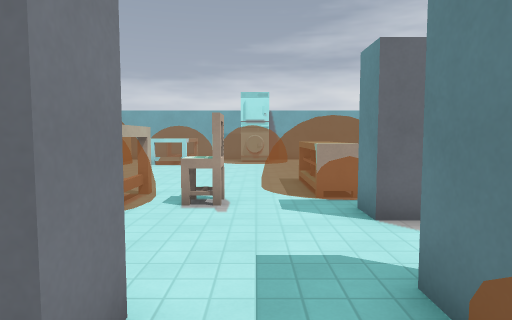
[1] (above)

24 first-person views from a walk through a Godot game level. The camera is 1.4 m above the floor, tilts 4° down and sees 75° across. The floor is counted in squares, 1 m on a side. Each view is taken from the middle of a square. On the plan, view 1 faces up. The plan holds only what a view shows up to about 15 squares ahead; the rest is blank. Characters and animated objects are not drawn. Surface patterns are stand-ins for the level's own textures.

[2]
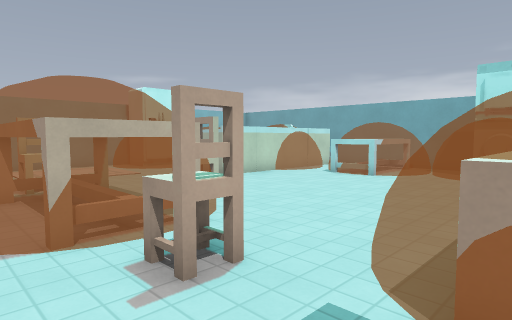

[3]
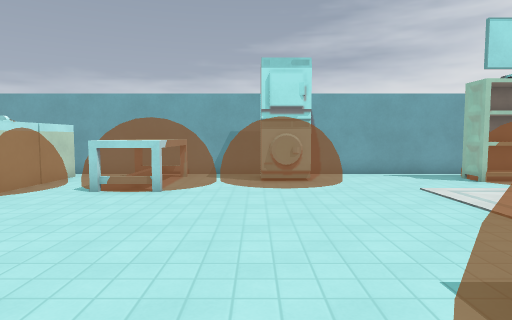

[4]
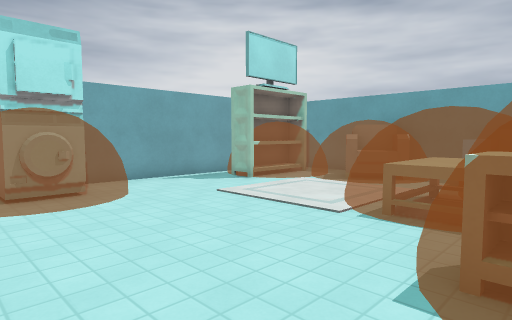

[5]
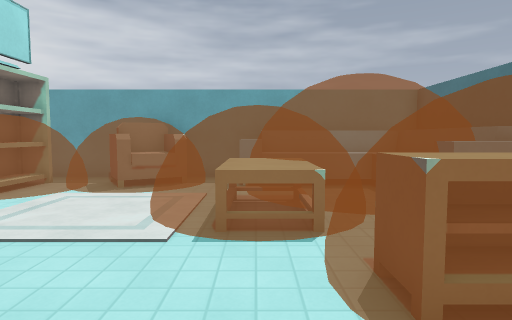

[6]
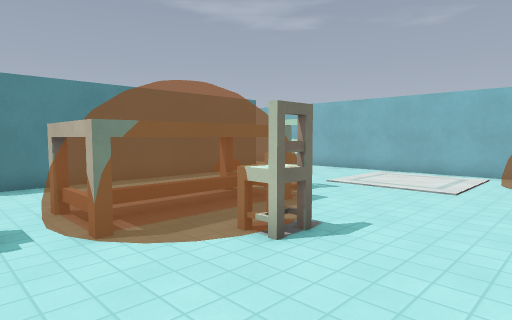

[7]
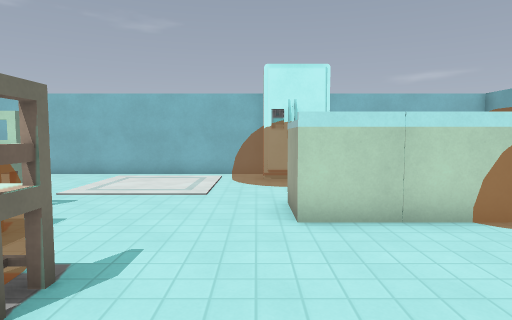

[8]
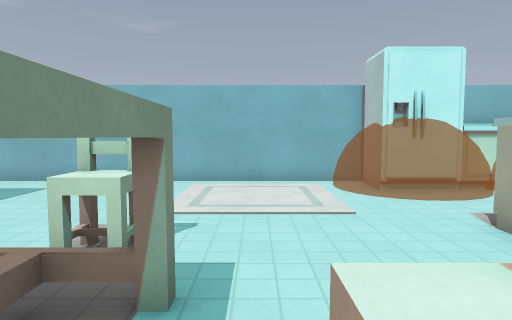

[9]
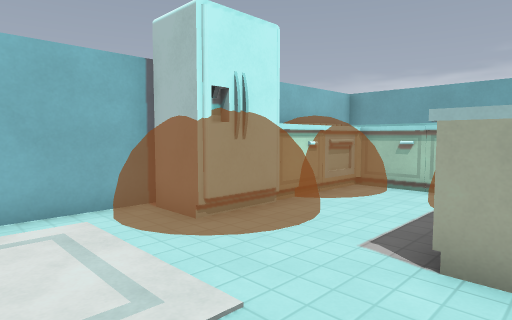

[10]
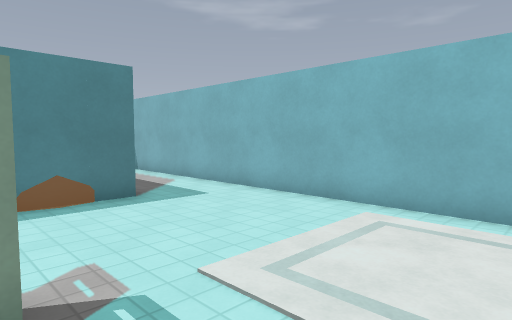

[11]
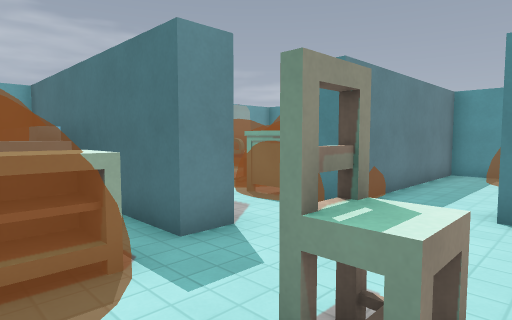

[12]
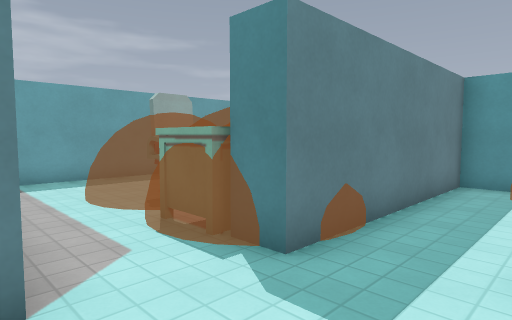

[13]
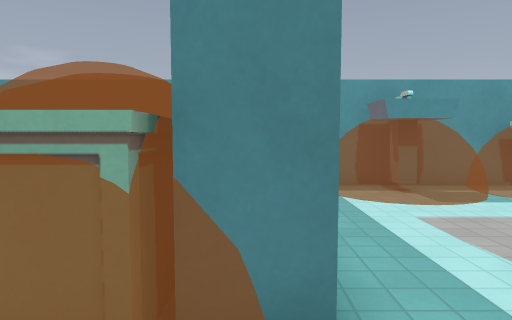

[14]
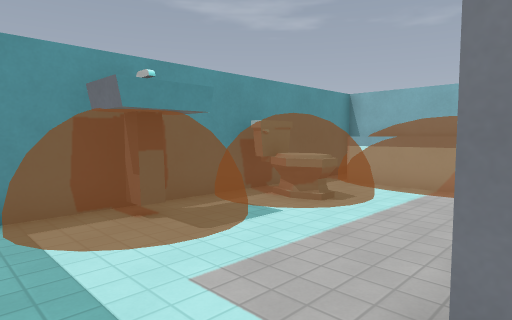

[15]
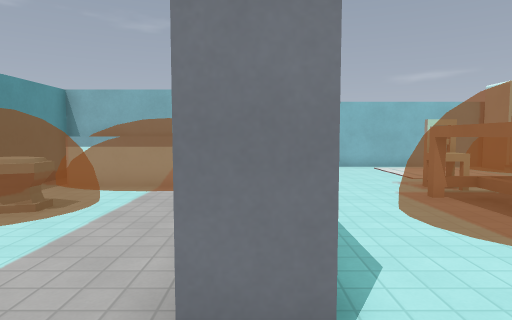

[16]
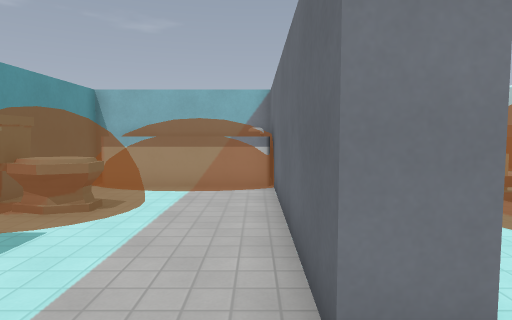

[17]
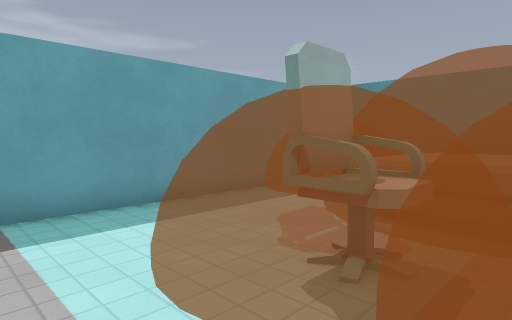

[18]
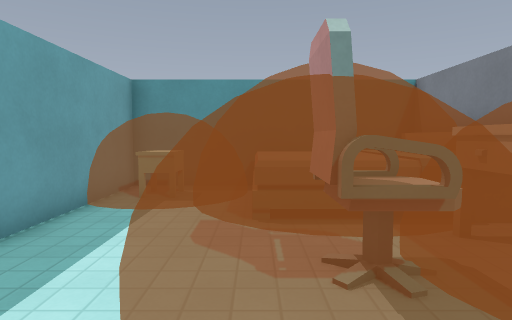

[19]
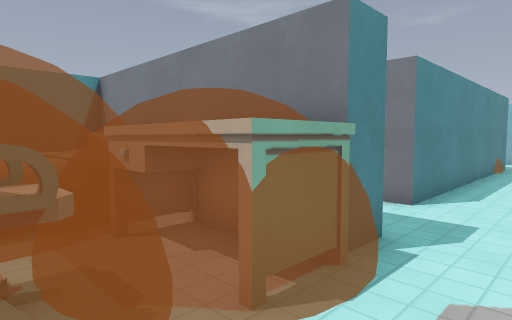

[20]
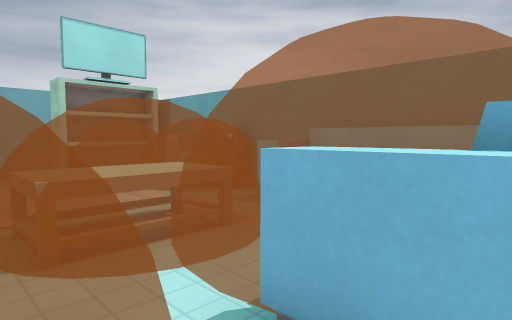

[21]
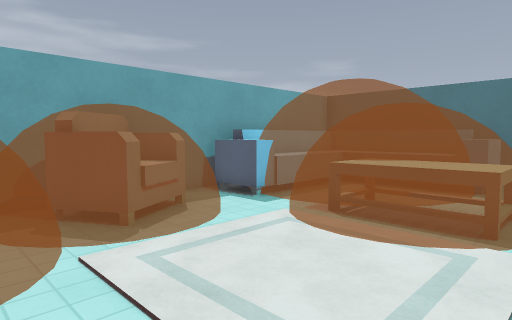

[22]
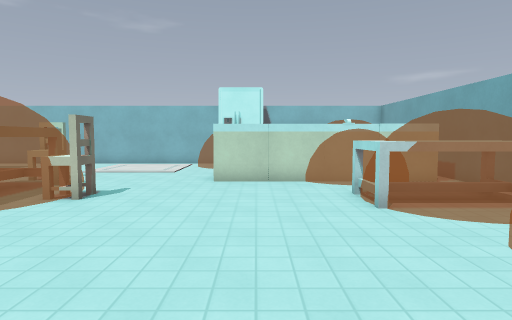

[23]
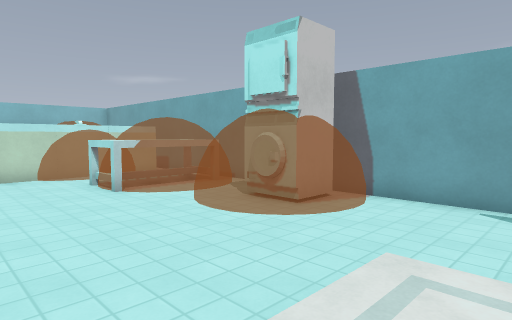

[24]
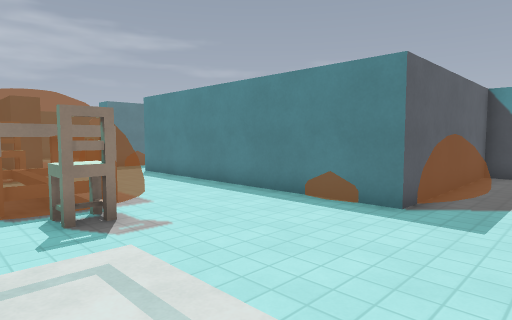

### Floor plan
Key: @ floor where view 1 was taken; # wall or solid block; . main floor; : floor 1 m higher than the main floor; / step, stairs or slope; = window, fence, low wall or low ledge; ^ raised ledge; v drop or lower ground; C cabinet; T thing the floor can be seen under or through; H chair; A table; S sink; B bookshelf; F fridge; E stove; K desk; I toilet.
Columns run from 15 left of view 1 to 11 right of it. Each row starts with its distance up from view 1.
 21       #################  ##
 20        ...AA...#.......   #
 19    CCC #.. A..##.....BBBB.#
 18  EECCCSS.. A.........B..B.#
 17  EE...SS..AA..............#
 16  CC...CC...............####
 15  CC...CC................^##
 14  F#...CC................#.#
 13 # F...CC..................#
 12 #..................AAA..^^#
 11 #................C. AA..^##
 10 #.........H......C......^##
  9 #................C .....^#
  8 #.......TTTTT....C  ^^^^^#
  7 #......HTTTTT.H.....^######
  6 #.......TTTTT....#########
  5 #.......................
  4 #.........................#
  3 #................#KK......#
  2 #...##########...#KK H....#
  1 #...#^^..........#KK.H....#
  0 #...##=........@.#KK......#
 -1 #...##=..........# /:::...#
 -2 #...##=...I......#//:::...#
 -3 #. .# =..II......#/::::.^.#
 -4 #  .#....II..#...#v///=...#
 -5    ###############^########

Where each view was taken, in squares from view 1:
view 1: 0 up, 0 right, facing up
view 2: 5 up, 2 right, facing up-left
view 3: 8 up, 1 left, facing up
view 4: 10 up, 2 left, facing up-right
view 5: 12 up, 1 left, facing right
view 6: 13 up, 1 left, facing down-left
view 7: 12 up, 2 left, facing left
view 8: 9 up, 4 left, facing left
view 9: 9 up, 8 left, facing up-left
view 10: 10 up, 8 left, facing down-left
view 11: 9 up, 2 left, facing down-right
view 12: 6 up, 1 left, facing down-right
view 13: 5 up, 2 right, facing down
view 14: 2 up, 1 right, facing down-left
view 15: 2 up, 1 right, facing left
view 16: 1 up, 1 right, facing left
view 17: 5 up, 4 right, facing down-right
view 18: 5 up, 7 right, facing down
view 19: 5 up, 6 right, facing down-left
view 20: 7 up, 3 right, facing up-right
view 21: 18 up, 3 right, facing down-right
view 22: 14 up, 3 right, facing left
view 23: 13 up, 5 right, facing up-left
view 24: 9 up, 14 left, facing down-right
